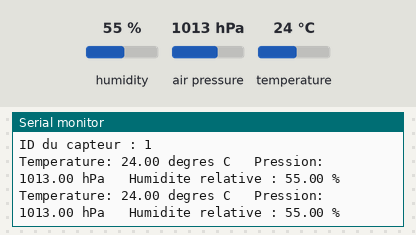
Recording of a sketch running on a simulated Arduino Uno, built with avr-gcc and run on an emulated ATmega328P. Shown: the last lines printed to the serial monitor. Inputs (shaded band) come from the test bench; at power-on: humidity 55 %, air pressure 1013 hPa, temperature 24 °C.

Above: at 1.8 s.
1.9 s: humidity set to 22 %
At 2.9 s:
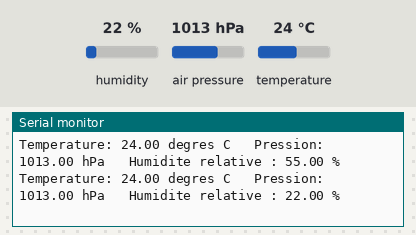
3.4 s: air pressure set to 952 hPa
At 4.7 s:
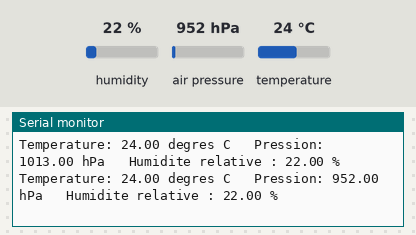
4.9 s: temperature set to 12 °C
At 6.0 s:
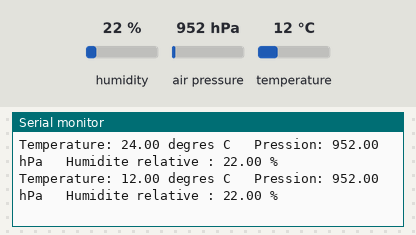

The sketch:

phmo_bme280.ino
```cpp
/******************************************************************************
Lecture temperature, pression atmospherique et humidite à l'aide
d'un capteur BME280
Code base sur les exemples de Sparkfun
Auteur : phmo
Date : 28 mai 2017
******************************************************************************/

#include <stdint.h>
#include "SparkFunBME280.h"
//Library pour I2C uniquement
#include "Wire.h"

//Creation d un objet monCapteur de type BME280
BME280 monCapteur;

void setup()
{
	monCapteur.settings.commInterface = I2C_MODE;
	monCapteur.settings.I2CAddress = 0x76;

	//Configuration du capteur//
	monCapteur.settings.runMode = 3;
	monCapteur.settings.tStandby = 0;
	monCapteur.settings.filter = 0;
	monCapteur.settings.tempOverSample = 1;
  monCapteur.settings.pressOverSample = 1;
	monCapteur.settings.humidOverSample = 1;

	Serial.begin(9600);
	Serial.println("Demarrage du BME280 ...");

	delay(10);  //Delai attente demarrage capteur, le BME280 demande 2ms pour démarrer.
  Serial.print("ID du capteur : ");
	Serial.println(monCapteur.begin(), HEX); // Chargement configuration

}

void loop()
{

	Serial.print("Temperature: ");
	Serial.print(monCapteur.readTempC(), 2);
	Serial.print(" degres C");

	Serial.print("\t Pression: ");
	Serial.print(monCapteur.readFloatPressure()/100, 2);
	Serial.print(" hPa");

	Serial.print("\t Humidite relative : ");
	Serial.print(monCapteur.readFloatHumidity(), 2);
	Serial.println(" %");

	delay(1000);

}
```

Measured:
- after the input at 1.9 s, the serial monitor: prints a new line after 0.18 s (image 1)
- after the input at 3.4 s, the serial monitor: prints a new line after 0.71 s (image 2)
- after the input at 4.9 s, the serial monitor: prints a new line after 0.23 s (image 3)
